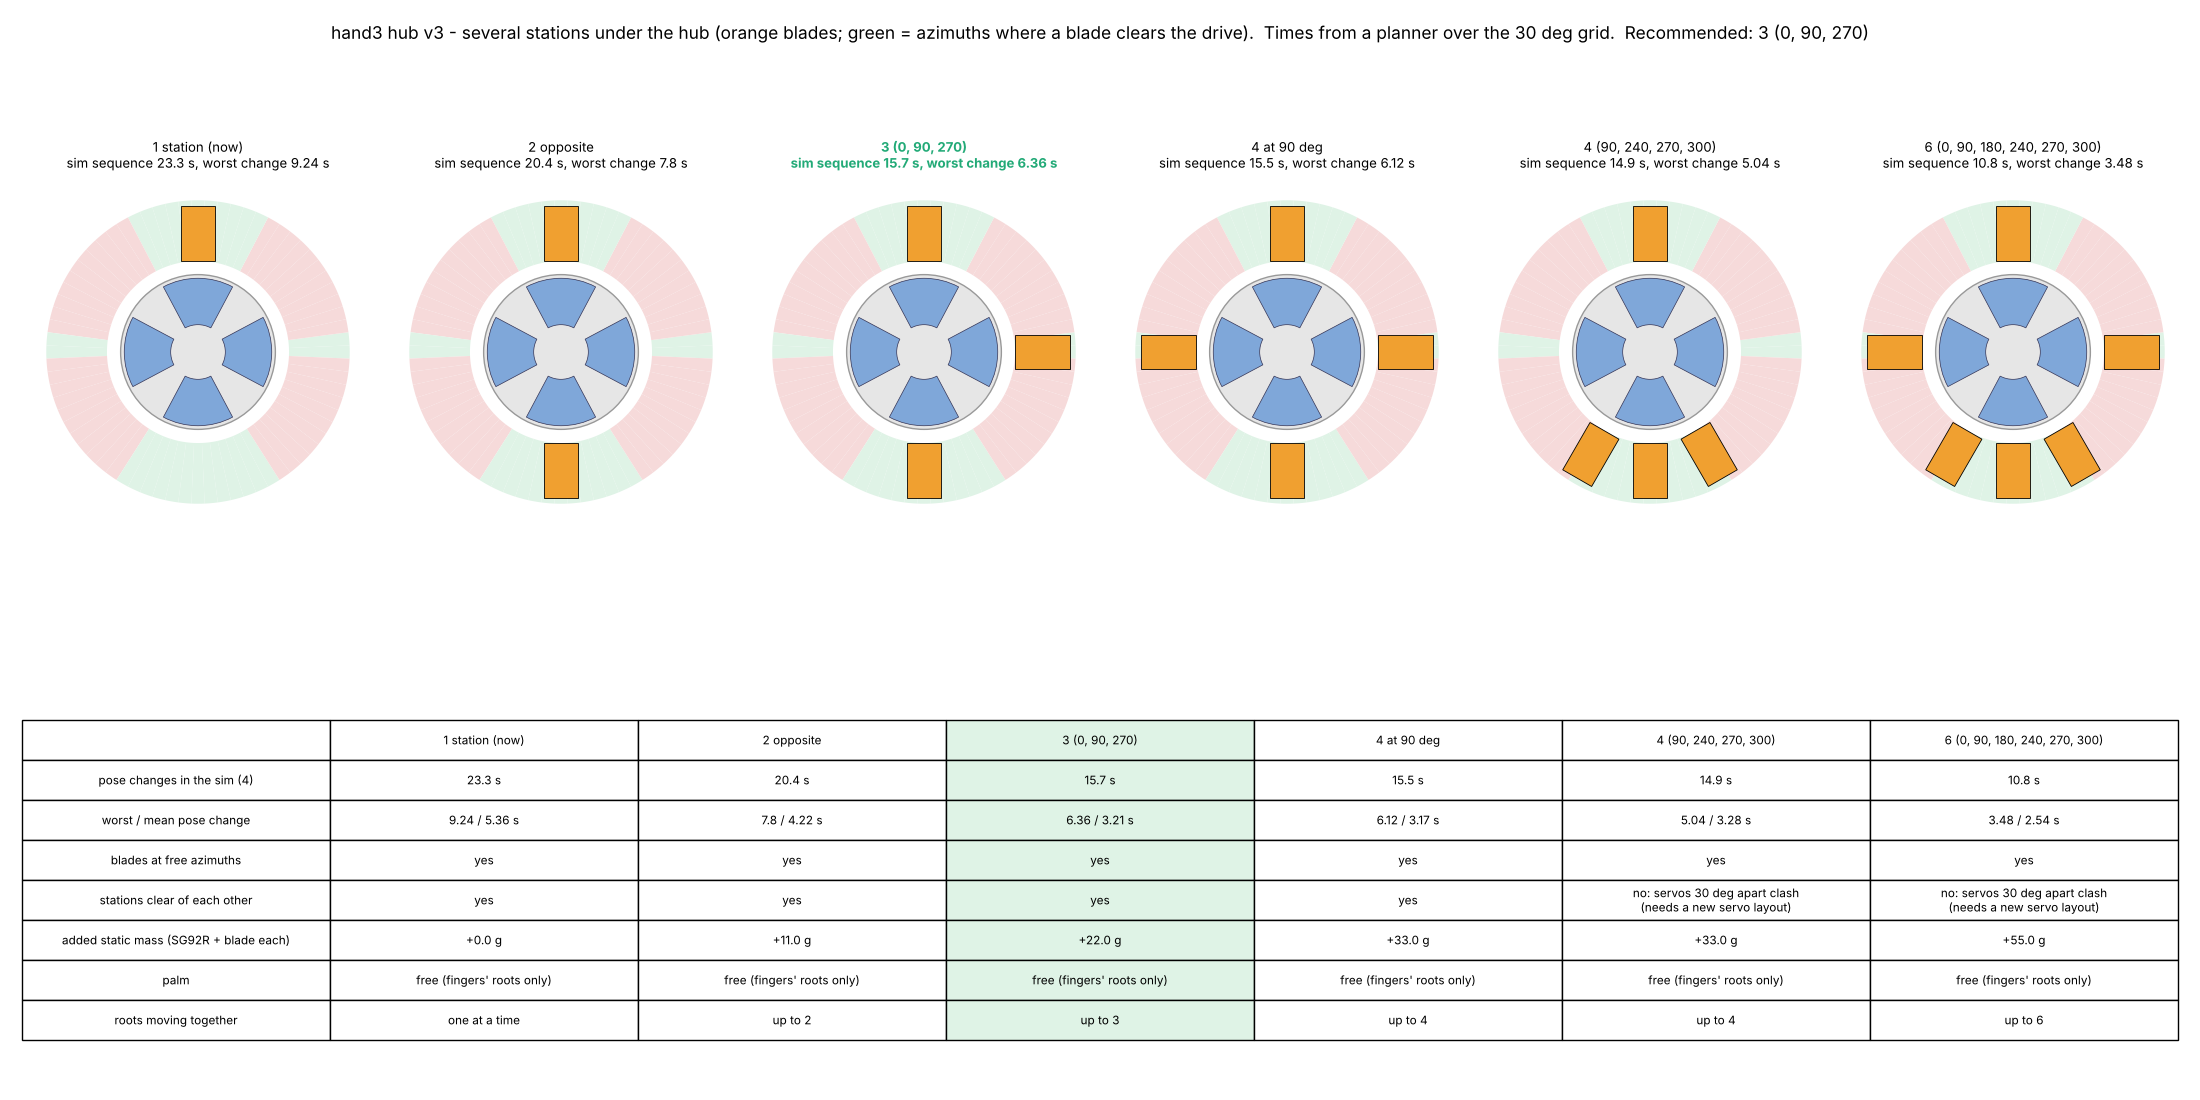

Here is the Python script that generated this plot:
"""hand3 hub v3: several parking stations under the hub, so several roots move at once and the palm stays free (user, 2026-11-20:
"multiple stations underneath").  Options study.

Back to the v3 station mechanism (latch pins + cranks on each root, a blade per station that lifts a root's pins and holds it,
ONE roller that turns the rotor under every held root).  New: more blades.  While the roller turns the hub, every held root stays
put in the world and so moves round the hub; each blade lets go on its own when its root has gone far enough (pins drop at the
next 30 deg hole), so held roots move different amounts in one turn.  The whole pattern may also turn freely.
Where a blade can stand: every 5 deg, blade + SG92R + sensor (and the roller where it is) checked against the static drive at
both ring positions (exact booleans, hand3_hub_v3.drive).  Then a planner (Dijkstra over hub-frame poses on the 30 deg grid,
rounds of align -> engage -> turn -> release) gives the time of every pose change for each station set.
Times: rotor 0.24 s per 30 deg (N20 298:1 roller, hand3_station_study), settle 0.3 s, engage 0.6 s, release 0.5 s, retract 0.4 s.
Writes hand3_multi_station_study.json/.png."""
import os, sys, json, itertools, heapq
sys.path.insert(0, os.path.join(os.path.dirname(os.path.abspath(__file__)), "hand3e"))
import numpy as np
import matplotlib
matplotlib.use("Agg")
import matplotlib.pyplot as plt
from matplotlib.patches import Wedge, Circle, Polygon
import hand3_hub_v3 as V3

HERE = os.path.dirname(os.path.abspath(__file__))
POSES = {k: tuple(v) for k, v in V3.POSES.items()}
MIN_SEP = 60                                   # on the 30 deg grid (58 deg needed)
T30 = 0.24; T_SETTLE, T_ENG, T_REL, T_RET = 0.3, 0.6, 0.5, 0.4


def free_azimuths():
    sp = V3.station_parts(); blade = sp["blade"] + sp["servo"] + sp["sensor"]; roll = sp["tyre"] + sp["motor"]
    stat = None
    for pull in (0.0, V3.RING_STROKE):
        for k, m in V3.drive(pull).items():
            if pull == 0.0 or k.startswith("yoke"): stat = m if stat is None else stat + m
    fb, fr = [], []
    for az in range(0, 360, 5):
        if (blade.rotate([0, 0, az]) ^ stat).volume() < 0.05: fb.append(az)
        if ((blade + roll).rotate([0, 0, az]) ^ stat).volume() < 0.05: fr.append(az)
    return fb, fr


def norm(state):
    return tuple(sorted(a % 360 for a in state))


def pattern(state):
    s = sorted(a % 360 for a in state); return min(tuple((x - s[i]) % 360 for x in s[i:] + s[:i]) for i in range(4))


def ok_path(start, moves, steps=12):
    """moves: per-root relative moves (deg, same sign); all move together until each reaches its amount."""
    st = np.array(start, float); mv = np.array(moves, float); mx = np.abs(mv).max()
    for f in np.linspace(0, 1, steps + 1):
        th = f * mx; cur = st + np.sign(mv) * np.minimum(np.abs(mv), th)
        for i in range(4):
            for j in range(i + 1, 4):
                if abs((cur[i] - cur[j] + 180) % 360 - 180) < MIN_SEP - 1e-6: return False
    return True


def plan(a, b, S):
    """Fastest sequence of rounds from pose a to pose b (any turn of the pattern), stations S (world az)."""
    tgt = pattern(b); start = (norm(a), 0)
    dist = {start: 0.0}; prev = {}; pq = [(0.0, start)]
    while pq:
        d, (st, psi) = heapq.heappop(pq)
        if d > dist.get((st, psi), 1e9): continue
        if pattern(st) == tgt:
            path = []; k = (st, psi)
            while k in prev: path.append(prev[k][1]); k = prev[k][0]
            return d, path[::-1]
        for psi2 in range(0, 360, 30):
            at = [k for k, x in enumerate(st) if (x + psi2) % 360 in S]
            if not at: continue
            dpsi = abs((psi2 - psi + 180) % 360 - 180); t_al = dpsi / 30 * T30 + T_SETTLE
            for n in range(1, len(at) + 1):
                for H_ in itertools.combinations(at, n):
                    for sgn in (1, -1):
                        for amts in itertools.product((30, 60, 90, 120), repeat=n):
                            mv = [0.0] * 4
                            for k, m in zip(H_, amts): mv[k] = -sgn * m          # held roots move against the hub turn
                            if not ok_path(st, mv): continue
                            new = norm([x + m for x, m in zip(st, mv)]); th = max(amts)
                            cost = t_al + T_ENG + th / 30 * T30 + T_REL + T_RET
                            key = (new, (psi2 + sgn * th) % 360)
                            if d + cost < dist.get(key, 1e9):
                                dist[key] = d + cost; prev[key] = ((st, psi), dict(psi=psi2, held=list(H_), moves=mv)); heapq.heappush(pq, (d + cost, key))
    return None, None


SETS = {"1 station (now)": (90,), "2 opposite": (90, 270), "3 (0, 90, 270)": (0, 90, 270), "4 at 90 deg": (0, 90, 180, 270),
        "4 (90, 240, 270, 300)": (90, 240, 270, 300), "6 (0, 90, 180, 240, 270, 300)": (0, 90, 180, 240, 270, 300)}
SEQ = [("flight cross", "3 + 1 thumb"), ("3 + 1 thumb", "2 + 2 pinch"), ("2 + 2 pinch", "all four on one side"), ("all four on one side", "flight cross")]


def numbers():
    fb, fr = free_azimuths(); out = dict(free_blade_az=fb, free_roller_az=fr, sets={})
    for name, S in SETS.items():
        bad = [s for s in S if s not in fb]
        sp = V3.station_parts(); one = sp["blade"] + sp["servo"] + sp["sensor"]; roll = sp["tyre"] + sp["motor"]
        clash = []
        for i, a in enumerate(S):
            for b in S[i + 1:]:
                A = one.rotate([0, 0, a]) + (roll.rotate([0, 0, a]) if a == 90 else one.rotate([0, 0, a]))
                Bm = one.rotate([0, 0, b]) + (roll.rotate([0, 0, b]) if b == 90 else one.rotate([0, 0, b]))
                v = (A ^ Bm).volume()
                if v > 0.05: clash.append((a, b, round(v, 1)))
        row = dict(stations=S, not_free=bad, clash=clash, extra_g=round((len(S) - 1) * (9.0 + 2.0), 1), trans={})
        tot = 0.0
        for a, b in SEQ:
            t, p = plan(POSES[a], POSES[b], set(S)); row["trans"][f"{a} -> {b}"] = dict(s=round(t, 2), rounds=len(p), plan=p); tot += t
        allp = [plan(POSES[a], POSES[b], set(S))[0] for a in POSES for b in POSES if a != b]
        row["sim_sequence_s"] = round(tot, 1); row["worst_change_s"] = round(max(allp), 2); row["mean_change_s"] = round(float(np.mean(allp)), 2)
        out["sets"][name] = row; print(name, row["sim_sequence_s"], row["worst_change_s"], row["mean_change_s"], bad, clash, flush=True)
    return out


def figure(N):
    fig = plt.figure(figsize=(22, 11)); names = list(SETS)
    fb = set(N["free_blade_az"])
    for i, name in enumerate(names):
        ax = fig.add_axes([0.01 + i * 0.165, 0.47, 0.16, 0.42]); ax.set_aspect("equal"); ax.set_xlim(-58, 58); ax.set_ylim(-58, 58); ax.axis("off")
        for az in range(0, 360, 5):
            ax.add_patch(Wedge((0, 0), 50, az - 2.5, az + 2.5, width=20, fc="#dff3e6" if az in fb else "#f6dada", ec="none"))
        ax.add_patch(Circle((0, 0), V3.V["disc_r"], fc="#e6e6e6", ec="#999"))
        for a in POSES["flight cross"]:
            ax.add_patch(Wedge((0, 0), V3.V["block_r"][1], a - V3.V["block_half"], a + V3.V["block_half"], width=V3.V["block_r"][1] - V3.V["block_r"][0], fc="#7fa7d9", ec="#335", lw=0.5))
        for s in SETS[name]:
            c, sn = np.cos(np.radians(s)), np.sin(np.radians(s))
            ax.add_patch(Polygon([[c * 30 - sn * 5.5, sn * 30 + c * 5.5], [c * 48 - sn * 5.5, sn * 48 + c * 5.5], [c * 48 + sn * 5.5, sn * 48 - c * 5.5], [c * 30 + sn * 5.5, sn * 30 - c * 5.5]],
                                 fc="#f0a030", ec="k", lw=0.6))
        r = N["sets"][name]
        ax.set_title(f"{name}\nsim sequence {r['sim_sequence_s']} s, worst change {r['worst_change_s']} s", fontsize=9.5,
                     color="#2a7" if name == REC else "k", fontweight="bold" if name == REC else "normal")
    rows = [["", *names]]
    rows.append(["pose changes in the sim (4)", *[f"{N['sets'][n]['sim_sequence_s']} s" for n in names]])
    rows.append(["worst / mean pose change", *[f"{N['sets'][n]['worst_change_s']} / {N['sets'][n]['mean_change_s']} s" for n in names]])
    rows.append(["blades at free azimuths", *["yes" if not N["sets"][n]["not_free"] else f"no: {N['sets'][n]['not_free']}" for n in names]])
    rows.append(["stations clear of each other", *["yes" if not N["sets"][n]["clash"] else "no: servos 30 deg apart clash\n(needs a new servo layout)" for n in names]])
    rows.append(["added static mass (SG92R + blade each)", *[f"+{N['sets'][n]['extra_g']} g" for n in names]])
    rows.append(["palm", *["free (fingers' roots only)"] * len(names)])
    rows.append(["roots moving together", *[("one at a time" if len(SETS[n]) == 1 else f"up to {len(SETS[n])}") for n in names]])
    ax = fig.add_axes([0.01, 0.02, 0.98, 0.36]); ax.axis("off")
    t = ax.table(cellText=rows, loc="center", cellLoc="center"); t.auto_set_font_size(False); t.set_fontsize(8.5); t.scale(1, 2.4)
    k = names.index(REC) + 1
    for r in range(len(rows)): t[r, k].set_facecolor("#dff3e6")
    fig.suptitle("hand3 hub v3 - several stations under the hub (orange blades; green = azimuths where a blade clears the drive).  "
                 "Times from a planner over the 30 deg grid.  Recommended: " + REC, fontsize=12.5)
    fig.savefig(os.path.join(HERE, "hand3_multi_station_study.png"), dpi=100)


REC = None
if __name__ == "__main__":
    N = numbers()
    ok = {n: r for n, r in N["sets"].items() if not r["not_free"] and not r["clash"]}
    REC = min(ok, key=lambda n: (ok[n]["sim_sequence_s"] + 0.05 * ok[n]["extra_g"]))
    N["recommended"] = REC
    json.dump(N, open(os.path.join(HERE, "hand3_multi_station_study.json"), "w"), indent=1, default=float)
    figure(N)
